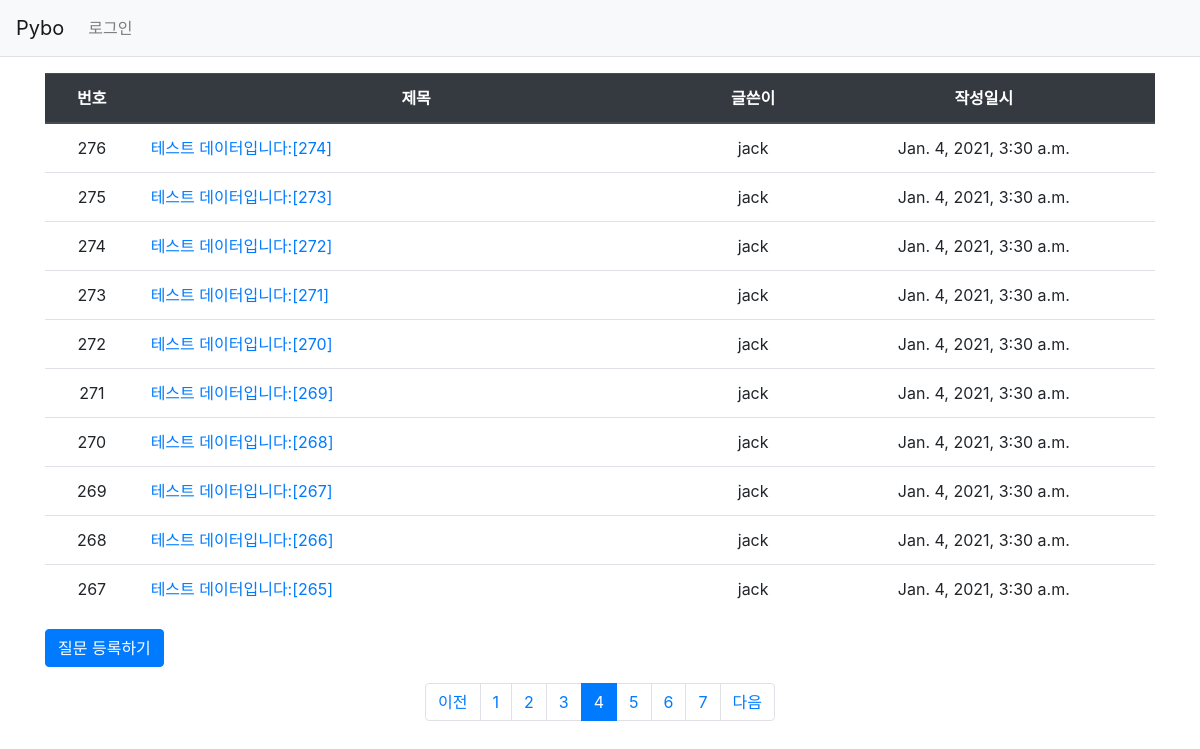
Page /pybo/?page=4 on the committed database.
### apps/pybo/models.py (models this page shows, shortened)
class Question(models.Model):
    author = models.ForeignKey(User, on_delete=models.CASCADE)
    subject = models.CharField(max_length=200)
    content = models.TextField()
    create_date = models.DateTimeField()
    modify_date = models.DateTimeField(null=True, blank=True)

### apps/pybo/views.py (the view)
# urls.py: path('', views.index, name='index'),
def index(request):
    question_list = Question.objects.order_by('-create_date')
    page = request.GET.get('page', '1')  # 페이징 방식은 get 방식으로 처리하며 이 때, 해당 값을 받을 page 변수는 page, 기본값은 1
    """
        page_obj 의 속성

        항목	설명
        paginator.count	        전체 게시물 개수
        paginator.per_page	    페이지당 보여줄 게시물 개수
        paginator.page_range	페이지 범위
        number	                현재 페이지 번호
        previous_page_number	이전 페이지 번호
        next_page_number	    다음 페이지 번호
        has_previous	        이전 페이지 유무
        has_next	            다음 페이지 유무
        start_index	            현재 페이지 시작 인덱스(1부터 시작)
        end_index	            현재 페이지의 끝 인덱스(1부터 시작)
    """
    paginator = Paginator(question_list, 10)  # 한 페이지당 10개씩 보여주기
    page_obj = paginator.get_page(page)
    context = {'question_list': page_obj}
    return render(request, 'pybo/question_list.html', context)

### apps/pybo/templatetags/pybo_filter.py (called while the page is built)
@register.filter
def sub(value, arg):
    return value - arg

### templates/pybo/question_list.html (shortened to what this page needs)
{% extends 'pybo/base.html' %}
{% load pybo_filter %}
{% block content %}
    <div class="container my-3">
        <table class="table">
            <thead>
            <tr class="text-center thead-dark">
                <th>번호</th>
                <th style="width: 50%">제목</th>
                <th>글쓴이</th>
                <th>작성일시</th>
            </tr>
            </thead>
            <tbody>
            {% if question_list %}
                {% for question in question_list %}
                    <tr class="text-center">
                        <td>{{ question_list.paginator.count|sub:question_list.start_index|sub:forloop.counter0|add:1 }}</td>
                        <td class="text-left">
                            <a href="{% url 'pybo:detail' question.id %}">{{ question.subject }}</a>
                        </td>
                        <td>{{ question.author }}</td>
                        <td>{{ question.create_date }}</td>
                    </tr>
                {% endfor %}
            {% else %}
                <tr>
                    <td colspan="3">질문이 없습니다.</td>
                </tr>
            {% endif %}
            </tbody>
        </table>
        <a href="{% url 'pybo:question_create' %}" class="btn btn-primary">질문 등록하기</a>
    </div>
    <ul class="pagination justify-content-center">
        {% if question_list.has_previous %}
            <li class="page-item">
                <a class="page-link" href="?page={{ question_list.previous_page_number }}">이전</a>
            </li>
        {% endif %}
        {% for page_number in question_list.paginator.page_range %}
            {% if page_number >= question_list.number|add:-3 and page_number <= question_list.number|add:3 %}
                {% if page_number == question_list.number %}
                    <li class="page-item active" aria-current="page">
                        <a class="page-link" href="?page={{ page_number }}">{{ page_number }}</a>
                    </li>
                {% else %}
                    <li class="page-item">
                        <a class="page-link" href="?page={{ page_number }}">{{ page_number }}</a>
                    </li>
                {% endif %}
            {% endif %}
        {% endfor %}
        {% if question_list.has_next %}
            <li class="page-item">
                <a class="page-link" href="?page={{ question_list.next_page_number }}">다음</a>
            </li>
        {% endif %}
    </ul>
{% endblock %}

### rows in the picture
Question: paginator.count|sub "276", subject "테스트 데이터입니다:[274]", author "jack", create_date "Jan. 4, 2021, 3:30 a.m."
Question: paginator.count|sub "275", subject "테스트 데이터입니다:[273]", author "jack", create_date "Jan. 4, 2021, 3:30 a.m."
Question: paginator.count|sub "274", subject "테스트 데이터입니다:[272]", author "jack", create_date "Jan. 4, 2021, 3:30 a.m."
Question: paginator.count|sub "273", subject "테스트 데이터입니다:[271]", author "jack", create_date "Jan. 4, 2021, 3:30 a.m."
Question: paginator.count|sub "272", subject "테스트 데이터입니다:[270]", author "jack", create_date "Jan. 4, 2021, 3:30 a.m."
Question: paginator.count|sub "271", subject "테스트 데이터입니다:[269]", author "jack", create_date "Jan. 4, 2021, 3:30 a.m."
Question: paginator.count|sub "270", subject "테스트 데이터입니다:[268]", author "jack", create_date "Jan. 4, 2021, 3:30 a.m."
Question: paginator.count|sub "269", subject "테스트 데이터입니다:[267]", author "jack", create_date "Jan. 4, 2021, 3:30 a.m."
Question: paginator.count|sub "268", subject "테스트 데이터입니다:[266]", author "jack", create_date "Jan. 4, 2021, 3:30 a.m."
Question: paginator.count|sub "267", subject "테스트 데이터입니다:[265]", author "jack", create_date "Jan. 4, 2021, 3:30 a.m."

### other values in the picture
{{ page_number }} "1" "2" "3" "5" "6" "7"
{{ page_number }} "4"
